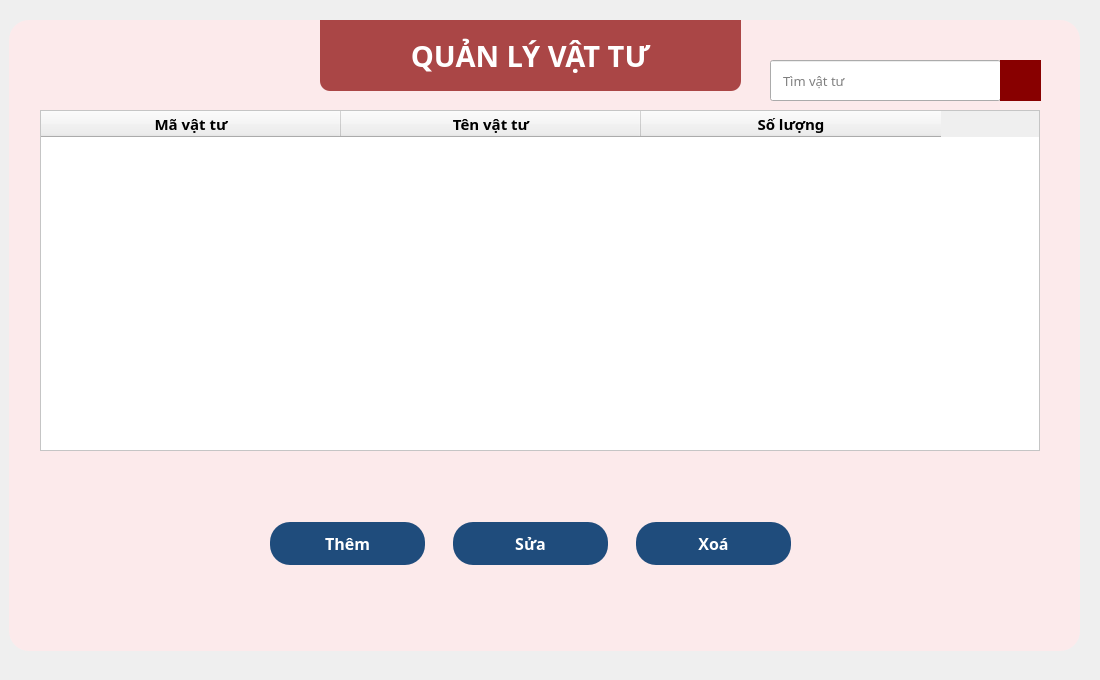
       <widget class="QWidget" name="vat_tu_page">
        <property name="styleSheet">
         <string notr="true">QPushButton{
	padding: 10 0 10 0;
	border-radius: 20;
	color: rgb(255, 255, 255);
	background-color: rgb(31, 76, 124);
}
QPushButton:hover{
	background-color: rgb(46, 123, 175);
}
QPushButton:pressed{
	background-color: rgb(10, 158, 69);
}</string>
        </property>
        <widget class="QTableWidget" name="ds_vattu_tablewidget">
         <property name="geometry">
          <rect>
           <x>40</x>
           <y>110</y>
           <width>1000</width>
           <height>341</height>
          </rect>
         </property>
         <property name="minimumSize">
          <size>
           <width>1000</width>
           <height>0</height>
          </size>
         </property>
         <property name="maximumSize">
          <size>
           <width>1000</width>
           <height>16777215</height>
          </size>
         </property>
         <property name="baseSize">
          <size>
           <width>600</width>
           <height>0</height>
          </size>
         </property>
         <property name="font">
          <font>
           <family>Noto Sans</family>
           <italic>false</italic>
          </font>
         </property>
         <property name="styleSheet">
          <string notr="true">QTableWidget{
background-color: rgb(255, 255, 255);
}</string>
         </property>
         <property name="alternatingRowColors">
          <bool>true</bool>
         </property>
         <property name="textElideMode">
          <enum>Qt::ElideMiddle</enum>
         </property>
         <attribute name="horizontalHeaderDefaultSectionSize">
          <number>300</number>
         </attribute>
         <attribute name="horizontalHeaderHighlightSections">
          <bool>true</bool>
         </attribute>
         <attribute name="horizontalHeaderMinimumSectionSize">
          <number>100</number>
         </attribute>
         <attribute name="verticalHeaderDefaultSectionSize">
          <number>30</number>
         </attribute>
         <attribute name="verticalHeaderMinimumSectionSize">
          <number>30</number>
         </attribute>
         <column>
          <property name="text">
           <string>Mã vật tư</string>
          </property>
          <property name="font">
           <font>
            <family>Noto Sans</family>
            <pointsize>11</pointsize>
            <weight>75</weight>
            <italic>false</italic>
            <bold>true</bold>
           </font>
          </property>
          <property name="textAlignment">
           <set>AlignCenter</set>
          </property>
         </column>
         <column>
          <property name="text">
           <string>Tên vật tư</string>
          </property>
          <property name="font">
           <font>
            <family>Noto Sans</family>
            <pointsize>11</pointsize>
            <weight>75</weight>
            <italic>false</italic>
            <bold>true</bold>
           </font>
          </property>
          <property name="textAlignment">
           <set>AlignCenter</set>
          </property>
         </column>
         <column>
          <property name="text">
           <string>Số lượng</string>
          </property>
          <property name="font">
           <font>
            <family>Noto Sans</family>
            <pointsize>11</pointsize>
            <weight>75</weight>
            <bold>true</bold>
           </font>
          </property>
          <property name="textAlignment">
           <set>AlignCenter</set>
          </property>
         </column>
        </widget>
        <widget class="QWidget" name="widget_25" native="true">
         <property name="geometry">
          <rect>
           <x>0</x>
           <y>0</y>
           <width>1091</width>
           <height>671</height>
          </rect>
         </property>
         <property name="styleSheet">
          <string notr="true">border-image: url(:/img/Barbershop/background.png);</string>
         </property>
        </widget>
        <widget class="QLabel" name="label_54">
         <property name="geometry">
          <rect>
           <x>320</x>
           <y>20</y>
           <width>421</width>
           <height>71</height>
          </rect>
         </property>
         <property name="font">
          <font>
           <family>Noto Sans</family>
           <pointsize>22</pointsize>
           <weight>75</weight>
           <bold>true</bold>
          </font>
         </property>
         <property name="styleSheet">
          <string notr="true">color: rgb(255, 255, 255);
background-color: rgba(136, 0, 0, 70%);
border-radius: 0px;
border-bottom-left-radius: 10px;
border-bottom-right-radius: 10px;</string>
         </property>
         <property name="text">
          <string>QUẢN LÝ VẬT TƯ</string>
         </property>
         <property name="alignment">
          <set>Qt::AlignCenter</set>
         </property>
        </widget>
        <widget class="QWidget" name="widget_26" native="true">
         <property name="geometry">
          <rect>
           <x>9</x>
           <y>20</y>
           <width>1071</width>
           <height>631</height>
          </rect>
         </property>
         <property name="styleSheet">
          <string notr="true">background-color: rgba(255, 233, 234, 83%);
border-radius: 20px;</string>
         </property>
        </widget>
        <widget class="QWidget" name="layoutWidget_16">
         <property name="geometry">
          <rect>
           <x>260</x>
           <y>510</y>
           <width>541</width>
           <height>67</height>
          </rect>
         </property>
         <layout class="QHBoxLayout" name="horizontalLayout_12">
          <property name="spacing">
           <number>28</number>
          </property>
          <property name="leftMargin">
           <number>10</number>
          </property>
          <property name="topMargin">
           <number>10</number>
          </property>
          <property name="rightMargin">
           <number>10</number>
          </property>
          <property name="bottomMargin">
           <number>10</number>
          </property>
          <item>
           <widget class="QPushButton" name="them_vattu_btn">
            <property name="minimumSize">
             <size>
              <width>0</width>
              <height>0</height>
             </size>
            </property>
            <property name="font">
             <font>
              <family>Noto Sans</family>
              <pointsize>12</pointsize>
              <weight>75</weight>
              <bold>true</bold>
             </font>
            </property>
            <property name="styleSheet">
             <string notr="true"/>
            </property>
            <property name="text">
             <string>Thêm</string>
            </property>
           </widget>
          </item>
          <item>
           <widget class="QPushButton" name="sua_vattu_btn">
            <property name="minimumSize">
             <size>
              <width>0</width>
              <height>0</height>
             </size>
            </property>
            <property name="font">
             <font>
              <family>Noto Sans</family>
              <pointsize>12</pointsize>
              <weight>75</weight>
              <bold>true</bold>
             </font>
            </property>
            <property name="styleSheet">
             <string notr="true"/>
            </property>
            <property name="text">
             <string>Sửa</string>
            </property>
           </widget>
          </item>
          <item>
           <widget class="QPushButton" name="xoa_vattu_btn">
            <property name="minimumSize">
             <size>
              <width>0</width>
              <height>0</height>
             </size>
            </property>
            <property name="font">
             <font>
              <family>Noto Sans</family>
              <pointsize>12</pointsize>
              <weight>75</weight>
              <bold>true</bold>
             </font>
            </property>
            <property name="styleSheet">
             <string notr="true"/>
            </property>
            <property name="text">
             <string>Xoá</string>
            </property>
           </widget>
          </item>
         </layout>
        </widget>
        <widget class="QLineEdit" name="tim_vt_tbx">
         <property name="geometry">
          <rect>
           <x>770</x>
           <y>60</y>
           <width>231</width>
           <height>41</height>
          </rect>
         </property>
         <property name="font">
          <font>
           <family>Noto Sans</family>
           <pointsize>10</pointsize>
          </font>
         </property>
         <property name="styleSheet">
          <string notr="true">QLineEdit{
	padding-left: 10px;
}

QLineEdit::hover{
	border: 0.5px solid brown;
}</string>
         </property>
         <property name="placeholderText">
          <string>Tìm vật tư</string>
         </property>
        </widget>
        <widget class="QPushButton" name="tim_vt_btn">
         <property name="geometry">
          <rect>
           <x>1000</x>
           <y>60</y>
           <width>41</width>
           <height>41</height>
          </rect>
         </property>
         <property name="styleSheet">
          <string notr="true">QPushButton{
	border-radius: 0;
	background-color: rgb(136, 0, 0);
}
QPushButton::hover{
	border: 0.5px solid brown;
	background-color: rgb(171, 0, 0);
}</string>
         </property>
         <property name="text">
          <string/>
         </property>
         <property name="icon">
          <iconset resource="bg_img.qrc">
           <normaloff>:/img/search.png</normaloff>:/img/search.png</iconset>
         </property>
        </widget>
        <zorder>widget_25</zorder>
        <zorder>widget_26</zorder>
        <zorder>ds_vattu_tablewidget</zorder>
        <zorder>label_54</zorder>
        <zorder>layoutWidget_16</zorder>
        <zorder>tim_vt_tbx</zorder>
        <zorder>tim_vt_btn</zorder>
       </widget>
